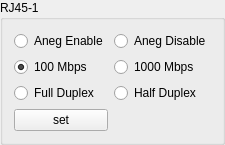
           <widget class="QGroupBox" name="groupBox_RJ45_1">
            <property name="title">
             <string>RJ45-1</string>
            </property>
            <layout class="QGridLayout" name="gridLayout_15">
             <item row="0" column="0">
              <layout class="QGridLayout" name="gridLayout_14">
               <item row="1" column="1">
                <widget class="QRadioButton" name="rBtnGeSpeedRJ45_1">
                 <property name="text">
                  <string>1000 Mbps</string>
                 </property>
                </widget>
               </item>
               <item row="2" column="0">
                <widget class="QRadioButton" name="rBtnFullDuplexRJ45_1">
                 <property name="text">
                  <string>Full Duplex</string>
                 </property>
                 <property name="checked">
                  <bool>false</bool>
                 </property>
                </widget>
               </item>
               <item row="0" column="1">
                <widget class="QRadioButton" name="rBtnAnegDisableRJ45_1">
                 <property name="text">
                  <string>Aneg Disable</string>
                 </property>
                </widget>
               </item>
               <item row="1" column="0">
                <widget class="QRadioButton" name="rBtnFeSpeedRJ45_1">
                 <property name="text">
                  <string>100 Mbps</string>
                 </property>
                 <property name="checked">
                  <bool>true</bool>
                 </property>
                </widget>
               </item>
               <item row="3" column="1">
                <spacer name="horizontalSpacer_8">
                 <property name="orientation">
                  <enum>Qt::Horizontal</enum>
                 </property>
                 <property name="sizeHint" stdset="0">
                  <size>
                   <width>40</width>
                   <height>20</height>
                  </size>
                 </property>
                </spacer>
               </item>
               <item row="2" column="1">
                <widget class="QRadioButton" name="rBtnHalfDuplexRJ45_1">
                 <property name="text">
                  <string>Half Duplex</string>
                 </property>
                </widget>
               </item>
               <item row="0" column="0">
                <widget class="QRadioButton" name="rBtnAnegEnableRJ45_1">
                 <property name="text">
                  <string>Aneg Enable</string>
                 </property>
                 <property name="checked">
                  <bool>false</bool>
                 </property>
                </widget>
               </item>
               <item row="3" column="0">
                <widget class="QPushButton" name="BtnSetRJ45_1">
                 <property name="text">
                  <string>set</string>
                 </property>
                </widget>
               </item>
              </layout>
             </item>
            </layout>
           </widget>
